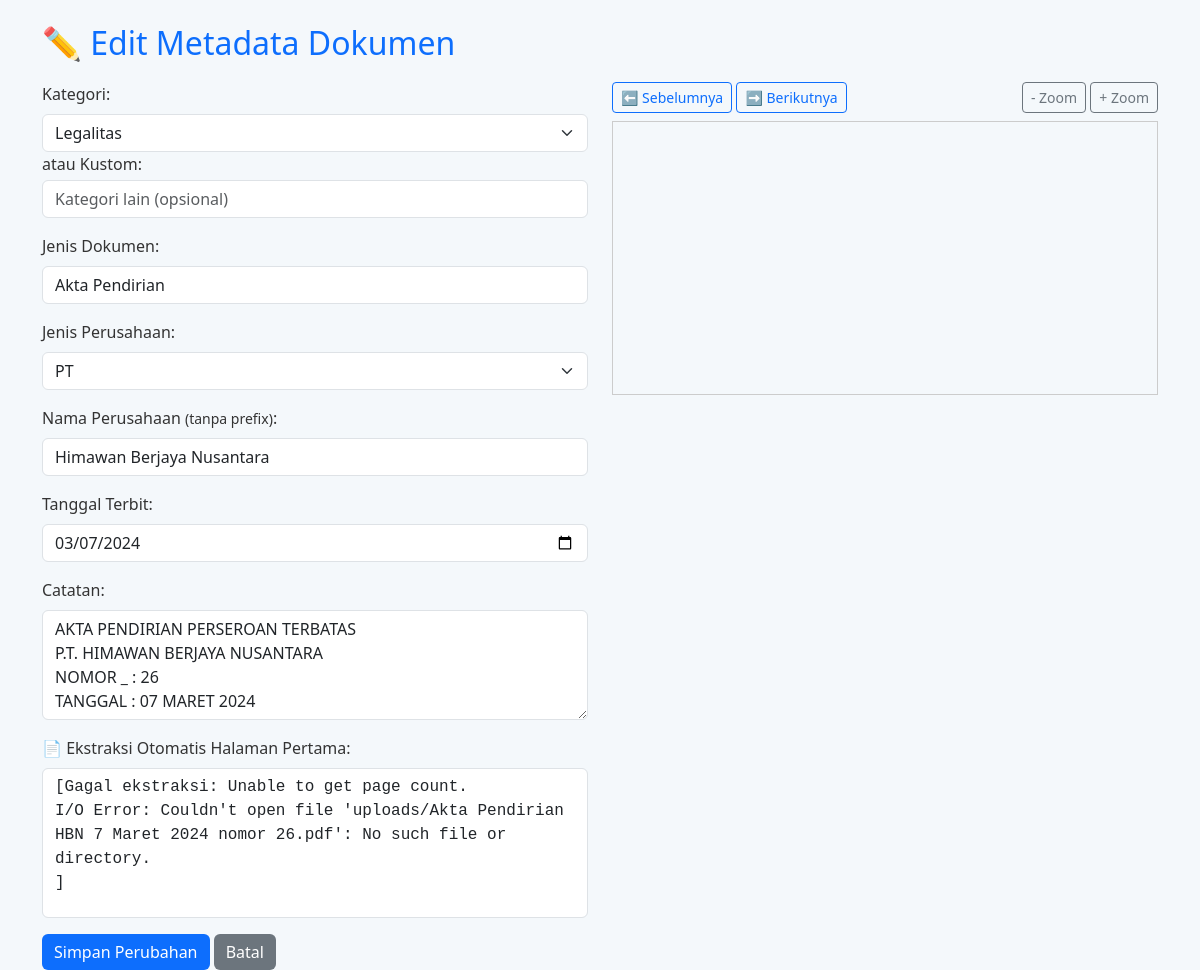
Screenshot of /edit/1 with the database file from the repository.
### tables this page shows
CREATE TABLE documents (
            id            INTEGER PRIMARY KEY AUTOINCREMENT,
            filename      TEXT    NOT NULL,
            category      TEXT    NOT NULL,
            doc_type      TEXT    NOT NULL,
            company_type  TEXT    NOT NULL,
            company_name  TEXT    NOT NULL,
            issued_date   TEXT    NOT NULL,
            notes         TEXT
        );

### Arsip_beta_001_8Jul2025.py (the view, shortened to what this page needs)
@app.route('/edit/<int:doc_id>', methods=['GET', 'POST'])
def edit_metadata(doc_id):
    with sqlite3.connect(DB_FILE) as conn:
        cur = conn.cursor()
        cur.execute("SELECT * FROM documents WHERE id=?", (doc_id,))
        doc = cur.fetchone()
    pdf_path = os.path.join(UPLOAD_FOLDER, doc[1])
    extracted_text = extract_text_from_pdf(pdf_path)
    return render_template(
        'edit.html',
        doc=doc,
        filename=doc[1],
        extracted_text=extracted_text,
        company_types=COMPANY_TYPES
    )

### Arsip_beta_001_8Jul2025.py (called while the page is built)
def extract_text_from_pdf(path):
    try:
        img = convert_from_path(path, first_page=1, last_page=1)[0]
        return pytesseract.image_to_string(img)
    except Exception as e:
        return f"[Gagal ekstraksi: {e}]"

### templates/edit.html (shortened to what this page needs)
<!DOCTYPE html>
<html lang="id">
<head>
    <link href="https://cdn.jsdelivr.net/npm/bootstrap@5.3.2/dist/css/bootstrap.min.css" rel="stylesheet">
    <link rel="stylesheet" href="{{ url_for('static', filename='style.css') }}">
</head>
<body class="container mt-4">
<h2>✏️ Edit Metadata Dokumen</h2>
<div class="row">
    <div class="col-md-6">
        <form id="editForm" method="POST">
            <div class="mb-3">
                <label class="form-label">Kategori:</label>
                <select name="category" class="form-select">
                    <option value="Legalitas" {% if doc[2] == "Legalitas" %}selected{% endif %}>Legalitas</option>
                </select>
                atau Kustom: <input type="text" name="custom_category" class="form-control mt-1" placeholder="Kategori lain (opsional)">
            </div>
            <div class="mb-3">
                <label class="form-label">Jenis Dokumen:</label>
                <input type="text" name="doc_type" class="form-control" value="{{ doc[3] }}" required>
            </div>
            <div class="mb-3">
                <label class="form-label">Jenis Perusahaan:</label>
                <select id="company_type" name="company_type" class="form-select">
                    {% for type in ['PT', 'CV', 'UD', 'Koperasi', 'Yayasan'] %}
                        <option value="{{ type }}" {% if doc[4] == type %}selected{% endif %}>{{ type }}</option>
                    {% endfor %}
                </select>
            </div>
            <div class="mb-3">
                <label class="form-label">Nama Perusahaan <small>(tanpa prefix)</small>:</label>
                <input id="company_name" type="text" name="company_name" class="form-control" value="{{ doc[5] }}" required>
            </div>
            <div class="mb-3">
                <label class="form-label">Tanggal Terbit:</label>
                <input type="date" name="issued_date" class="form-control" value="{{ doc[6] }}">
            </div>
            <div class="mb-3">
                <label class="form-label">Catatan:</label>
                <textarea name="notes" rows="4" class="form-control">{{ doc[7] }}</textarea>
            </div>
            <div class="mb-3">
                <label class="form-label">📄 Ekstraksi Otomatis Halaman Pertama:</label>
                <pre class="form-control" style="height: 150px; overflow: auto; white-space: pre-wrap;">{{ extracted_text | safe }}</pre>
            </div>
            <button type="submit" class="btn btn-primary">Simpan Perubahan</button>
            <a href="/documents" class="btn btn-secondary">Batal</a>
        </form>
    </div>
    <div class="col-md-6">
        <div class="pdf-controls d-flex justify-content-between mb-2">
            <div>
                <button onclick="goPrevious()" class="btn btn-outline-primary btn-sm">⬅️ Sebelumnya</button>
                <button onclick="goNext()" class="btn btn-outline-primary btn-sm">➡️ Berikutnya</button>
            </div>
            <div>
                <button onclick="zoomOut()" class="btn btn-outline-secondary btn-sm">- Zoom</button>
                <button onclick="zoomIn()" class="btn btn-outline-secondary btn-sm">+ Zoom</button>
            </div>
        </div>
        <canvas id="pdf-render" style="border: 1px solid #ccc; width: 100%;"></canvas>
    </div>
</div>
<script>
    /* ---------- PDF.js preview ---------- */
    const url = "/uploads/{{ doc[1] }}";
    let pdfDoc = null,
        pageNum = 1,
        scale = 1.2,
        canvas = document.getElementById("pdf-render"),
        ctx = canvas.getContext("2d");
    pdfjsLib.getDocument(url).promise.then(pdf => {
        pdfDoc = pdf;
        renderPage(pageNum);
    });
    function renderPage(num) {
        pdfDoc.getPage(num).then(page => {
            const viewport = page.getViewport({ scale });
            canvas.height = viewport.height;
            canvas.width = viewport.width;
            page.render({ canvasContext: ctx, viewport });
        });
    }
    function goPrevious() { if (pageNum > 1) { pageNum--; renderPage(pageNum); } }
    function goNext()    { if (pageNum < pdfDoc.numPages) { pageNum++; renderPage(pageNum); } }
    function zoomIn()    { scale += 0.2; renderPage(pageNum); }
    function zoomOut()   { if (scale > 0.4) { scale -= 0.2; renderPage(pageNum); } }
    /* ---------- Validation: block prefix in company_name ---------- */
    document.getElementById('editForm').addEventListener('submit', function (e) {
        const type  = document.getElementById('company_type').value.trim().toLowerCase();
        const name  = document.getElementById('company_name').value.trim().toLowerCase();
        const prefixPattern = new RegExp('^' + type + '\\.?\\s*');
        if (prefixPattern.test(name)) {
            alert('Nama perusahaan tidak boleh diawali dengan "' + type.toUpperCase() + '". Mohon hapus prefix tersebut.');
            e.preventDefault();
        }
    });
</script>
</body>
</html>

### static/style.css (style rules this page uses)
body { background-color: #f4f8fb; font-family: 'Segoe UI', sans-serif; color: #333; }
h2 { color: #0d6efd; margin-bottom: 20px; }
.btn-primary { background-color: #0d6efd; border: none; }
.btn-secondary { background-color: #6c757d; border: none; }

### rows the page displays
documents: category "Legalitas", doc_type "Akta Pendirian", company_type "PT", company_name "Himawan Berjaya Nusantara", issued_date "03/07/2024", notes "AKTA PENDIRIAN PERSEROAN TERBATAS P.T. HIMAWAN BERJAYA NUSANTARA NOMOR _ : 26 TANGGAL : 07 MARET 2024"

### other values shown
{{ extracted_text | safe }} "[Gagal ekstraksi: Unable to get page count. I/O Error: Couldn't open file 'uploads/Akta Pendirian HBN 7 Maret 2024 nomor 26.pdf': No such file or directory. ]"
